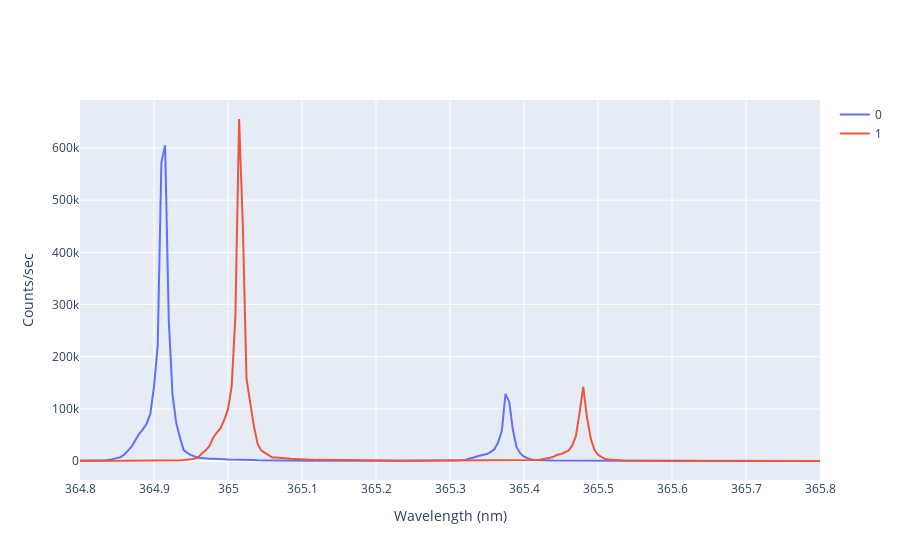

The notebook cell saved with this chart:
### Code cell
import numpy as np
import matplotlib.pyplot as plt
import pandas as pd
import plotly.express as px
import plotly.graph_objects as go

FileNames = ['Default', 'Default (1)']

fig = go.Figure()

for j in range(len(FileNames)):

    df = pd.read_csv(FileNames[j])
    dataWheader = np.array(df)

    data = dataWheader[2::]
    Wavelength = [0]*len(data) 
    Count = [0]*len(data)
    MaxLoc = [0]*len(data)
    for i in range(len(data)):
        step_0 = str(data[i]).split('\\t')
        Wavelength[i] = float(step_0[0][2::])
        Count[i] = float(step_0[1][0:-2])
    
     # Add traces
    fig.add_trace(go.Scatter(x=Wavelength, y=Count,
                    mode='lines',
                    name='%.0f' %j))

#plt.legend()
#plt.xlim(364.85, 365.025)
#lgd = ax.legend(bbox_to_anchor=(1.1, 0.1))
#text = ax.text(-0.2,1.05, "Default25to35", transform=ax.transAxes) # CHANGE K_RANGE
#go.savefig('June18_recalibration2_cursor.png', bbox_extra_artists=(lgd, text), bbox_inches='tight')

fig['layout']['xaxis'].update(title='Wavelength (nm)', range=[364.8, 365.8], dtick=0.1, autorange=False)
fig['layout']['yaxis'].update(title='Counts/sec', autorange=True)
fig.show()

### Figure 1 — Plotly figure (JSON) as saved in the notebook; plotly's stock layout.template omitted (floating-point values rounded to 4 significant figures; data arrays with more than 128 entries replaced by an {"elided": "..."} marker saying what was removed)
{"data": [{"mode": "lines", "name": "0", "type": "scatter", "x": {"elided": "201 float values"}, "y": {"elided": "201 int values"}}, {"mode": "lines", "name": "1", "type": "scatter", "x": {"elided": "201 float values"}, "y": {"elided": "201 int values"}}], "layout": {"xaxis": {"autorange": false, "dtick": 0.1, "range": [364.8, 365.8], "title": {"text": "Wavelength (nm)"}}, "yaxis": {"autorange": true, "title": {"text": "Counts/sec"}}}}
